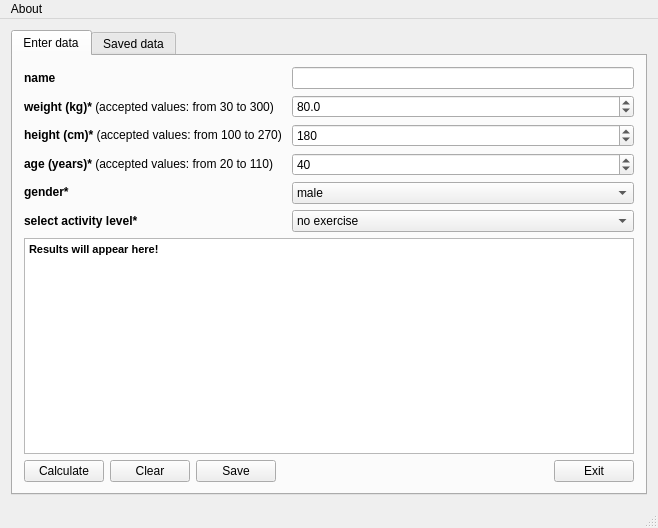
<?xml version="1.0" encoding="UTF-8"?>
<!--
    User Interface file for the main window.

    Copyright (C) 2011-2024 Stavros Filippidis
    Contact: stavros@filippidis.name

    This file is part of QGreatstAtzenta.

    QGreatstAtzenta is free software: you can redistribute it and/or modify
    it under the terms of the GNU General Public License as published by
    the Free Software Foundation, either version 3 of the License, or
    (at your option) any later version.
  
    QGreatstAtzenta is distributed in the hope that it will be useful,
    but WITHOUT ANY WARRANTY; without even the implied warranty of
    MERCHANTABILITY or FITNESS FOR A PARTICULAR PURPOSE.  See the
    GNU General Public License for more details.

    You should have received a copy of the GNU General Public License
    along with QGreatstAtzenta.  If not, see <http://www.gnu.org/licenses/>.
-->
<ui version="4.0">
 <class>MainWindow</class>
 <widget class="QMainWindow" name="MainWindow">
  <property name="windowModality">
   <enum>Qt::WindowModality::NonModal</enum>
  </property>
  <property name="geometry">
   <rect>
    <x>0</x>
    <y>0</y>
    <width>648</width>
    <height>528</height>
   </rect>
  </property>
  <property name="focusPolicy">
   <enum>Qt::FocusPolicy::TabFocus</enum>
  </property>
  <property name="windowTitle">
   <string/>
  </property>
  <property name="tabShape">
   <enum>QTabWidget::TabShape::Rounded</enum>
  </property>
  <widget class="QWidget" name="centralWidget">
   <layout class="QVBoxLayout" name="verticalLayout_5">
    <item>
     <widget class="QTabWidget" name="tabMenu">
      <property name="sizePolicy">
       <sizepolicy hsizetype="Preferred" vsizetype="Preferred">
        <horstretch>0</horstretch>
        <verstretch>0</verstretch>
       </sizepolicy>
      </property>
      <property name="toolTip">
       <string/>
      </property>
      <property name="styleSheet">
       <string notr="true"/>
      </property>
      <property name="currentIndex">
       <number>0</number>
      </property>
      <widget class="QWidget" name="mainApp">
       <attribute name="title">
        <string>Enter data</string>
       </attribute>
       <layout class="QHBoxLayout" name="horizontalLayout_3">
        <item>
         <layout class="QVBoxLayout" name="verticalLayout_3">
          <item>
           <layout class="QHBoxLayout" name="horizontalLayout_2">
            <item>
             <layout class="QVBoxLayout" name="verticalLayout_4">
              <item>
               <widget class="QLabel" name="label_4">
                <property name="text">
                 <string>&lt;b&gt;name&lt;/b&gt;</string>
                </property>
               </widget>
              </item>
              <item>
               <widget class="QLabel" name="label">
                <property name="text">
                 <string>&lt;b&gt;weight (kg)*&lt;/b&gt; (accepted values: from 30 to 300)    </string>
                </property>
               </widget>
              </item>
              <item>
               <widget class="QLabel" name="label_2">
                <property name="text">
                 <string>&lt;html&gt;&lt;head/&gt;&lt;body&gt;&lt;p&gt;&lt;span style=&quot; font-weight:700;&quot;&gt;height (cm)&lt;/span&gt;&lt;span style=&quot; font-weight:600;&quot;&gt;*&lt;/span&gt; (accepted values: from 100 to 270) &lt;/p&gt;&lt;/body&gt;&lt;/html&gt;</string>
                </property>
               </widget>
              </item>
              <item>
               <widget class="QLabel" name="label_6">
                <property name="text">
                 <string>&lt;html&gt;&lt;head/&gt;&lt;body&gt;&lt;p&gt;&lt;span style=&quot; font-weight:700;&quot;&gt;age (years)&lt;/span&gt;&lt;span style=&quot; font-weight:600;&quot;&gt;*&lt;/span&gt; (accepted values: from 20 to 110) &lt;/p&gt;&lt;/body&gt;&lt;/html&gt;</string>
                </property>
               </widget>
              </item>
              <item>
               <widget class="QLabel" name="label_3">
                <property name="text">
                 <string>&lt;b&gt;gender*&lt;/b&gt;</string>
                </property>
               </widget>
              </item>
              <item>
               <widget class="QLabel" name="label_5">
                <property name="text">
                 <string>&lt;b&gt;select activity level*&lt;/b&gt;</string>
                </property>
               </widget>
              </item>
             </layout>
            </item>
            <item>
             <layout class="QVBoxLayout" name="verticalLayout_2">
              <item>
               <layout class="QHBoxLayout" name="horizontalLayout">
                <item>
                 <layout class="QVBoxLayout" name="verticalLayout">
                  <item>
                   <widget class="QLineEdit" name="name"/>
                  </item>
                  <item>
                   <widget class="QDoubleSpinBox" name="doubleSpinBoxWeight">
                    <property name="decimals">
                     <number>1</number>
                    </property>
                    <property name="minimum">
                     <double>30.000000000000000</double>
                    </property>
                    <property name="maximum">
                     <double>300.000000000000000</double>
                    </property>
                    <property name="value">
                     <double>80.000000000000000</double>
                    </property>
                   </widget>
                  </item>
                  <item>
                   <widget class="QDoubleSpinBox" name="doubleSpinBoxHeight">
                    <property name="decimals">
                     <number>0</number>
                    </property>
                    <property name="minimum">
                     <double>100.000000000000000</double>
                    </property>
                    <property name="maximum">
                     <double>270.000000000000000</double>
                    </property>
                    <property name="singleStep">
                     <double>1.000000000000000</double>
                    </property>
                    <property name="value">
                     <double>180.000000000000000</double>
                    </property>
                   </widget>
                  </item>
                  <item>
                   <widget class="QDoubleSpinBox" name="doubleSpinBoxAge">
                    <property name="decimals">
                     <number>0</number>
                    </property>
                    <property name="minimum">
                     <double>20.000000000000000</double>
                    </property>
                    <property name="maximum">
                     <double>110.000000000000000</double>
                    </property>
                    <property name="singleStep">
                     <double>1.000000000000000</double>
                    </property>
                    <property name="value">
                     <double>40.000000000000000</double>
                    </property>
                   </widget>
                  </item>
                  <item>
                   <widget class="QComboBox" name="comboBoxGender">
                    <property name="statusTip">
                     <string>επιλέξτε το φύλο</string>
                    </property>
                    <item>
                     <property name="text">
                      <string>male</string>
                     </property>
                    </item>
                    <item>
                     <property name="text">
                      <string>female</string>
                     </property>
                    </item>
                   </widget>
                  </item>
                 </layout>
                </item>
               </layout>
              </item>
              <item>
               <widget class="QComboBox" name="comboBoxActivity">
                <item>
                 <property name="text">
                  <string>no exercise</string>
                 </property>
                </item>
                <item>
                 <property name="text">
                  <string>little exercise</string>
                 </property>
                </item>
                <item>
                 <property name="text">
                  <string>light exercise (1-3 days per week)</string>
                 </property>
                </item>
                <item>
                 <property name="text">
                  <string>moderate exercise (3-5 days per week)</string>
                 </property>
                </item>
                <item>
                 <property name="text">
                  <string>heavy exercise (6-7 days per week)</string>
                 </property>
                </item>
                <item>
                 <property name="text">
                  <string>very heavy exercise (twice per day, extra heavy workouts)</string>
                 </property>
                </item>
               </widget>
              </item>
             </layout>
            </item>
           </layout>
          </item>
          <item>
           <widget class="QTextBrowser" name="results">
            <property name="html">
             <string>&lt;!DOCTYPE HTML PUBLIC &quot;-//W3C//DTD HTML 4.0//EN&quot; &quot;http://www.w3.org/TR/REC-html40/strict.dtd&quot;&gt;
&lt;html&gt;&lt;head&gt;&lt;meta name=&quot;qrichtext&quot; content=&quot;1&quot; /&gt;&lt;meta charset=&quot;utf-8&quot; /&gt;&lt;style type=&quot;text/css&quot;&gt;
p, li { white-space: pre-wrap; }
hr { height: 1px; border-width: 0; }
li.unchecked::marker { content: &quot;\2610&quot;; }
li.checked::marker { content: &quot;\2612&quot;; }
&lt;/style&gt;&lt;/head&gt;&lt;body style=&quot; font-family:'Segoe UI'; font-size:9pt; font-weight:400; font-style:normal;&quot;&gt;
&lt;p style=&quot; margin-top:0px; margin-bottom:0px; margin-left:0px; margin-right:0px; -qt-block-indent:0; text-indent:0px;&quot;&gt;&lt;span style=&quot; font-family:'MS Shell Dlg 2'; font-size:8.25pt; font-weight:600;&quot;&gt;Results will appear here!&lt;/span&gt;&lt;/p&gt;&lt;/body&gt;&lt;/html&gt;</string>
            </property>
           </widget>
          </item>
          <item>
           <layout class="QHBoxLayout" name="horizontalLayout_6">
            <item>
             <widget class="QPushButton" name="pushButtonCalculate">
              <property name="statusTip">
               <string>calculate body mass index and other info</string>
              </property>
              <property name="text">
               <string>Calculate</string>
              </property>
              <property name="autoDefault">
               <bool>true</bool>
              </property>
              <property name="default">
               <bool>false</bool>
              </property>
              <property name="flat">
               <bool>false</bool>
              </property>
             </widget>
            </item>
            <item>
             <widget class="QPushButton" name="pushButtonResetData">
              <property name="statusTip">
               <string>clear data of this window</string>
              </property>
              <property name="text">
               <string>Clear</string>
              </property>
              <property name="autoDefault">
               <bool>true</bool>
              </property>
             </widget>
            </item>
            <item>
             <widget class="QPushButton" name="pushButtonSave">
              <property name="statusTip">
               <string>save current calculations</string>
              </property>
              <property name="text">
               <string>Save</string>
              </property>
              <property name="autoDefault">
               <bool>true</bool>
              </property>
             </widget>
            </item>
            <item>
             <spacer name="horizontalSpacer_2">
              <property name="orientation">
               <enum>Qt::Orientation::Horizontal</enum>
              </property>
              <property name="sizeHint" stdset="0">
               <size>
                <width>40</width>
                <height>20</height>
               </size>
              </property>
             </spacer>
            </item>
            <item>
             <widget class="QPushButton" name="pushButtonExit">
              <property name="statusTip">
               <string>close this application</string>
              </property>
              <property name="text">
               <string>Exit</string>
              </property>
             </widget>
            </item>
           </layout>
          </item>
         </layout>
        </item>
       </layout>
      </widget>
      <widget class="QWidget" name="tab_3">
       <attribute name="title">
        <string>Saved data</string>
       </attribute>
       <layout class="QVBoxLayout" name="verticalLayout_6">
        <item>
         <widget class="QTextBrowser" name="textBrowser_3">
          <property name="html">
           <string>&lt;!DOCTYPE HTML PUBLIC &quot;-//W3C//DTD HTML 4.0//EN&quot; &quot;http://www.w3.org/TR/REC-html40/strict.dtd&quot;&gt;
&lt;html&gt;&lt;head&gt;&lt;meta name=&quot;qrichtext&quot; content=&quot;1&quot; /&gt;&lt;meta charset=&quot;utf-8&quot; /&gt;&lt;style type=&quot;text/css&quot;&gt;
p, li { white-space: pre-wrap; }
hr { height: 1px; border-width: 0; }
li.unchecked::marker { content: &quot;\2610&quot;; }
li.checked::marker { content: &quot;\2612&quot;; }
&lt;/style&gt;&lt;/head&gt;&lt;body style=&quot; font-family:'Segoe UI'; font-size:9pt; font-weight:400; font-style:normal;&quot;&gt;
&lt;p align=&quot;justify&quot; style=&quot; margin-top:0px; margin-bottom:0px; margin-left:0px; margin-right:0px; -qt-block-indent:0; text-indent:0px;&quot;&gt;&lt;span style=&quot; font-family:'MS Shell Dlg 2'; font-size:8.25pt; font-weight:600;&quot;&gt;You have not saved any data yet! Once you save some data, they will appear here!&lt;/span&gt;&lt;/p&gt;&lt;/body&gt;&lt;/html&gt;</string>
          </property>
         </widget>
        </item>
       </layout>
      </widget>
     </widget>
    </item>
   </layout>
  </widget>
  <widget class="QStatusBar" name="statusBar"/>
  <widget class="QMenuBar" name="menuBar">
   <property name="geometry">
    <rect>
     <x>0</x>
     <y>0</y>
     <width>648</width>
     <height>22</height>
    </rect>
   </property>
   <widget class="QMenu" name="menuAbout">
    <property name="title">
     <string>About</string>
    </property>
    <addaction name="actionAbout_QGreatstWeightCalculator"/>
    <addaction name="actionAbout_Qt"/>
   </widget>
   <addaction name="menuAbout"/>
  </widget>
  <action name="actionAbout_QGreatstWeightCalculator">
   <property name="text">
    <string>About QGreatstWeightCalculator</string>
   </property>
  </action>
  <action name="actionAbout_Qt">
   <property name="text">
    <string>About Qt</string>
   </property>
  </action>
 </widget>
 <layoutdefault spacing="6" margin="11"/>
 <tabstops>
  <tabstop>name</tabstop>
  <tabstop>doubleSpinBoxWeight</tabstop>
  <tabstop>doubleSpinBoxHeight</tabstop>
  <tabstop>doubleSpinBoxAge</tabstop>
  <tabstop>comboBoxGender</tabstop>
  <tabstop>comboBoxActivity</tabstop>
  <tabstop>pushButtonCalculate</tabstop>
  <tabstop>pushButtonResetData</tabstop>
  <tabstop>pushButtonSave</tabstop>
  <tabstop>tabMenu</tabstop>
  <tabstop>textBrowser_3</tabstop>
  <tabstop>results</tabstop>
 </tabstops>
 <resources/>
 <connections/>
</ui>
